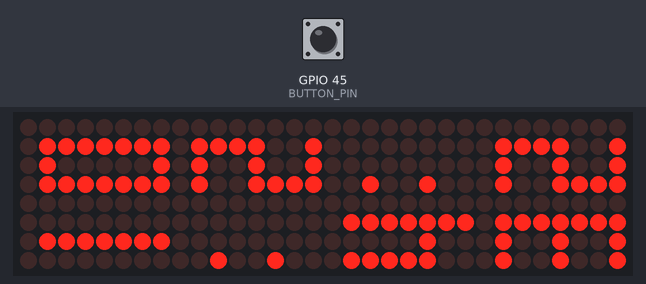
Bench run of a sketch on a simulated ESP32-S3. On the bench: 32×8 LED matrix. Wiring (inferred from the names in the program): 4 × MAX7219 LED driver (orientation assumed): CS GPIO 6. Inputs (shaded band) come from the test bench; at power-on: GPIO 45 (BUTTON_PIN) HIGH. WiFi joins after 1.5 s; servers stay silent unless stated; the local clock reads 2024-03-15 10:24:30 at power-on unless the sketch sets it.

Above: at 2.7 s.
2.8 s: GPIO 45 (BUTTON_PIN) pulled LOW for 0.15 s
At 3.4 s:
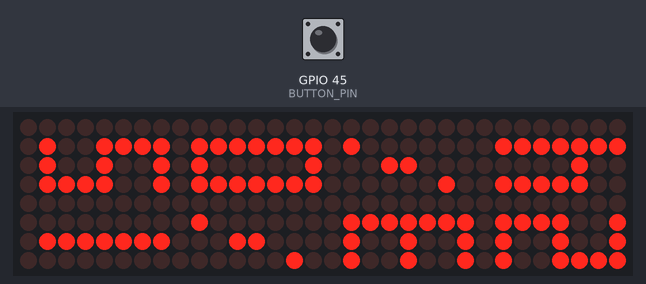
4.4 s: GPIO 45 (BUTTON_PIN) pulled LOW for 1 s
At 5.6 s:
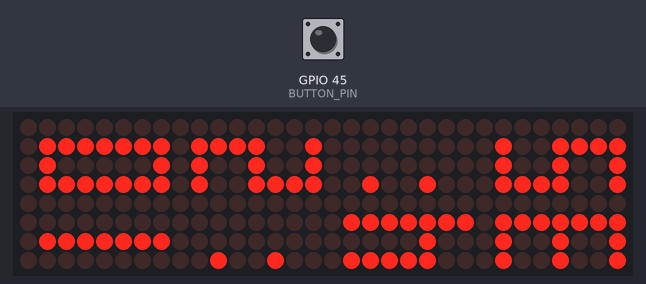
8.4 s: GPIO 45 (BUTTON_PIN) pulled LOW for 3.2 s
At 9.7 s:
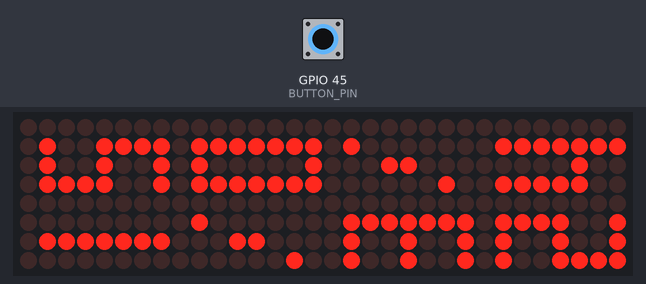
13.1 s: GPIO 45 (BUTTON_PIN) pulled LOW for 0.15 s
At 15.8 s:
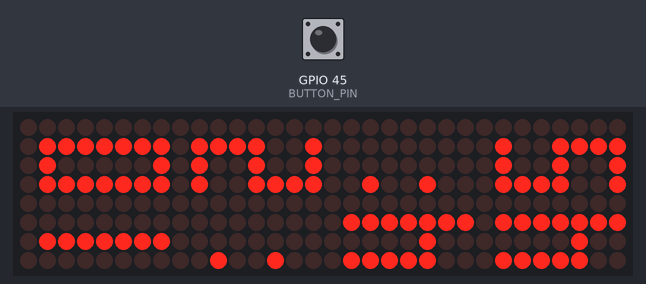
Timing chart, 0 to 17.3 s (numbered marks = the images above; inputs shaded):
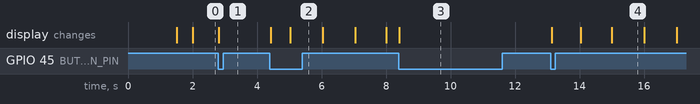

Measured:
- after the input at 2.8 s, the display: changes at once (image 1)
- after the input at 4.4 s, the display: first changes at once (image 2 shows a later state)
- after the input at 8.4 s, the display: changes at once (image 3)
- after the input at 13.1 s, the display: first changes at once (image 4 shows a later state)
- what the display in image 4 shows lasts 1.0 s, from 15.0 s to 16.0 s

The sketch:

code.ino
```cpp
#include <Arduino.h>
#include <SPI.h>
#include <WiFi.h>
#include <WiFiManager.h>
#include <time.h>

#define DIN_PIN    5
#define CS_PIN     6
#define CLK_PIN    7
#define BUTTON_PIN 45

#define CMD_DIGIT0      1
#define CMD_DECODEMODE  9
#define CMD_INTENSITY   10
#define CMD_SCANLIMIT   11
#define CMD_SHUTDOWN    12
#define CMD_DISPLAYTEST 15

const uint8_t FONT_NUMBERS[10][3] = {
  {0x7F, 0x41, 0x7F},
  {0x00, 0x7F, 0x00},
  {0x79, 0x49, 0x4F},
  {0x49, 0x49, 0x7F},
  {0x1F, 0x10, 0x7F},
  {0x4F, 0x49, 0x79},
  {0x7F, 0x49, 0x79},
  {0x01, 0x01, 0x7F},
  {0x7F, 0x49, 0x7F},
  {0x4F, 0x49, 0x7F}
};

class Matrix8x32 {
private:
  uint8_t buffer[32];
  const int num = 4;

  void writeAll(uint8_t cmd, uint8_t val) {
    digitalWrite(CS_PIN, LOW);
    for (int i = 0; i < num; i++) {
      SPI.transfer(cmd);
      SPI.transfer(val);
    }
    digitalWrite(CS_PIN, HIGH);
  }

public:
  void init() {
    pinMode(CS_PIN, OUTPUT);
    digitalWrite(CS_PIN, HIGH);

    SPI.begin(CLK_PIN, -1, DIN_PIN, CS_PIN);
    SPI.setFrequency(10000000);

    writeAll(CMD_SHUTDOWN, 0);
    writeAll(CMD_DISPLAYTEST, 0);
    writeAll(CMD_SCANLIMIT, 7);
    writeAll(CMD_DECODEMODE, 0);
    writeAll(CMD_SHUTDOWN, 1);
    writeAll(CMD_INTENSITY, 8);
    clear();
  }

  void clear() {
    memset(buffer, 0, 32);
    show();
  }

  void show() {
    for (int i = 0; i < 8; i++) {
      digitalWrite(CS_PIN, LOW);
      for (int dev = 0; dev < num; dev++) {
        SPI.transfer(CMD_DIGIT0 + i);
        SPI.transfer(buffer[(dev * 8) + i]);
      }
      digitalWrite(CS_PIN, HIGH);
    }
  }

  void setPixel(int x, int y, bool v) {
    int targetX = 31 - x;
    int targetY = 7 - y;

    if (targetX >= 0 && targetX < 32 && targetY >= 0 && targetY < 8) {
      int dev = 3 - (targetX / 8);
      int col = targetX % 8;

      if (v) buffer[(dev * 8) + (7 - targetY)] |= (1 << col);
      else buffer[(dev * 8) + (7 - targetY)] &= ~(1 << col);
    }
  }

  void drawDigit(int x, int digit) {
    if (digit < 0 || digit > 9) return;

    for (int c = 0; c < 3; c++) {
      uint8_t line = FONT_NUMBERS[digit][c];
      for (int r = 0; r < 7; r++) {
        if ((line >> r) & 1) setPixel(x + c, r + 1, true);
      }
    }
  }

  void drawColon(int x) {
    setPixel(x, 2, true);
    setPixel(x, 5, true);
  }

  void drawSlash(int x) {
    setPixel(x, 6, true);
    setPixel(x + 1, 4, true);
    setPixel(x + 1, 3, true);
    setPixel(x + 2, 1, true);
  }

  void drawWifi() {
    memset(buffer, 0, 32);

    setPixel(0, 1, true);
    setPixel(0, 2, true);
    setPixel(0, 3, true);
    setPixel(0, 4, true);
    setPixel(0, 5, true);
    setPixel(1, 6, true);
    setPixel(2, 3, true);
    setPixel(2, 4, true);
    setPixel(2, 5, true);
    setPixel(3, 6, true);
    setPixel(4, 1, true);
    setPixel(4, 2, true);
    setPixel(4, 3, true);
    setPixel(4, 4, true);
    setPixel(4, 5, true);

    setPixel(7, 0, true);
    setPixel(8, 0, true);
    setPixel(7, 2, true);
    setPixel(8, 2, true);
    setPixel(7, 3, true);
    setPixel(8, 3, true);
    setPixel(7, 4, true);
    setPixel(8, 4, true);
    setPixel(7, 5, true);
    setPixel(8, 5, true);
    setPixel(7, 6, true);
    setPixel(8, 6, true);

    setPixel(12, 0, true);
    setPixel(13, 0, true);
    setPixel(14, 0, true);
    setPixel(12, 1, true);
    setPixel(11, 2, true);
    setPixel(12, 2, true);
    setPixel(13, 2, true);
    setPixel(14, 2, true);
    setPixel(12, 3, true);
    setPixel(12, 4, true);
    setPixel(12, 5, true);
    setPixel(12, 6, true);

    setPixel(17, 0, true);
    setPixel(18, 0, true);
    setPixel(17, 2, true);
    setPixel(18, 2, true);
    setPixel(17, 3, true);
    setPixel(18, 3, true);
    setPixel(17, 4, true);
    setPixel(18, 4, true);
    setPixel(17, 5, true);
    setPixel(18, 5, true);
    setPixel(17, 6, true);
    setPixel(18, 6, true);

    show();
  }

  void renderFormattedTime(int v1, int v2, int v3, bool isTimeMode) {
    memset(buffer, 0, 32);

    drawDigit(0, v1 / 10);
    drawDigit(4, v1 % 10);

    if (isTimeMode) drawColon(8);
    else drawSlash(8);

    drawDigit(12, v2 / 10);
    drawDigit(16, v2 % 10);

    if (isTimeMode) drawColon(20);
    else drawSlash(20);

    drawDigit(24, v3 / 10);
    drawDigit(28, v3 % 10);

    show();
  }
};

Matrix8x32 display;

bool showTimeNotDate = true;
unsigned long lastButtonDebounce = 0;
bool lastButtonState = HIGH;

const char* ntpServer = "pool.ntp.org";
const long gmtOffset_sec = 25200;
const int daylightOffset_sec = 0;

void setup() {
  pinMode(BUTTON_PIN, INPUT_PULLUP);

  display.init();
  display.drawWifi();

  WiFiManager wm;

  const char* customCSS =
      "<style>"
      "body{background-color:#121212;color:#e0e0e0;font-family:sans-serif;padding:20px;}"
      "h1{color:#00e676;font-size:24px;text-align:center;}"
      "input[type='text'],input[type='password']{width:100%;padding:12px;margin:8px 0;border-radius:6px;border:1px solid #333;background:#222;color:#fff;box-sizing:border-box;}"
      "button{background-color:#00e676;color:#000;font-weight:bold;padding:14px;border:none;border-radius:6px;width:100%;cursor:pointer;margin-top:10px;}"
      "</style>";

  wm.setCustomHeadElement(customCSS);
  wm.setConfigPortalTimeout(180);

  if (!wm.autoConnect("ESP32-Clock-Config")) {
    ESP.restart();
  }

  configTime(gmtOffset_sec, daylightOffset_sec, ntpServer);
}

void loop() {
  bool currentButtonState = digitalRead(BUTTON_PIN);

  if (currentButtonState == LOW && lastButtonState == HIGH &&
      (millis() - lastButtonDebounce > 200)) {
    showTimeNotDate = !showTimeNotDate;
    lastButtonDebounce = millis();
  }

  lastButtonState = currentButtonState;

  struct tm timeinfo;

  if (getLocalTime(&timeinfo)) {
    if (showTimeNotDate) {
      display.renderFormattedTime(timeinfo.tm_hour, timeinfo.tm_min, timeinfo.tm_sec, true);
    } else {
      display.renderFormattedTime(timeinfo.tm_mday, timeinfo.tm_mon + 1, timeinfo.tm_year % 100, false);
    }
  } else {
    display.drawWifi();
  }

  if (WiFi.status() != WL_CONNECTED) {
    display.drawWifi();
    WiFi.reconnect();
    delay(2000);
  }

  delay(50);
}
```
